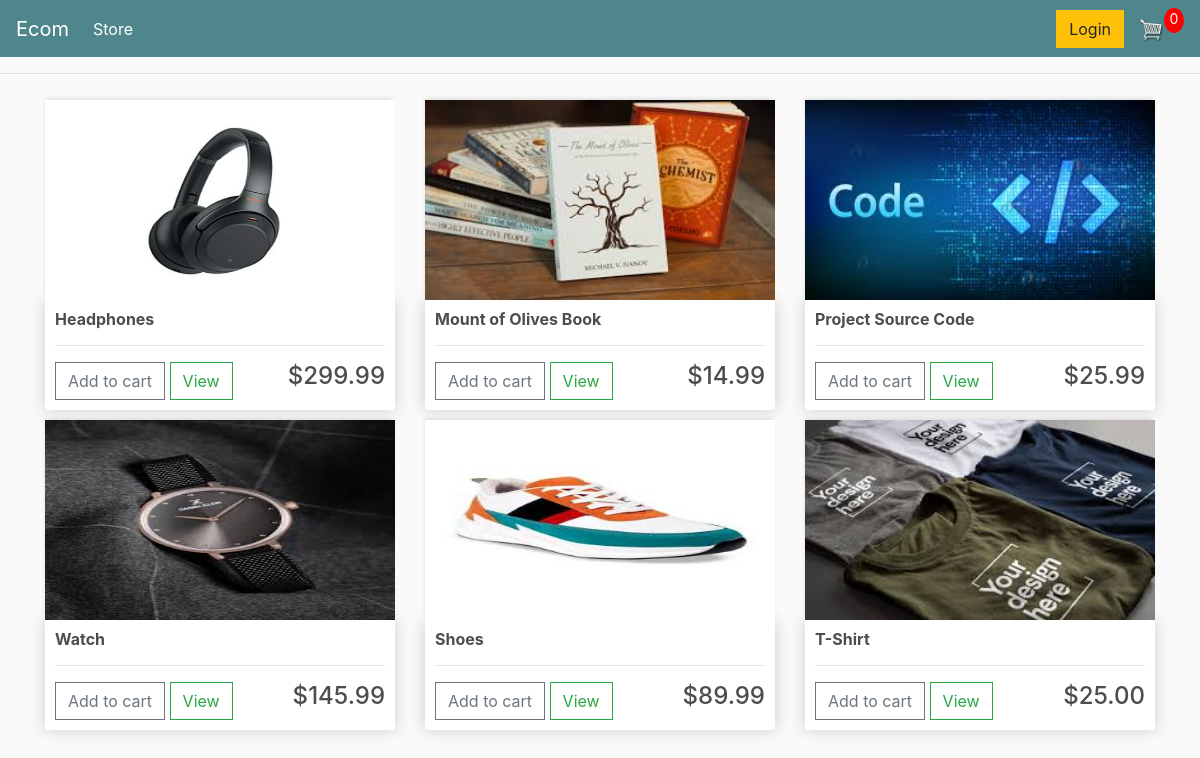
The page / on the database its author committed.
### store/models.py (models this page shows, shortened)
class Product(models.Model):
	name=models.CharField(max_length=200,null=True)
	price=models.DecimalField(max_digits=7,decimal_places=2)
	digital=models.BooleanField(default=False,null=True,blank=False)
	image=models.ImageField(null=True,blank=True)
	@property
	def imageURL(self):
		try:
			url = self.image.url
		except:
			url = ''
		return url

### store/views.py (the view)
# urls.py: path('',include('store.urls')),
def store(request):
	data=cookieData(request)
	cartItems=data['cartItems']
	products=Product.objects.all()
	context={'products': products,'cartItems': cartItems}
	return render(request,'store/store.html',context)

### store/utils.py (called while the page is built, shortened)
def cookieCart(request):
	try:
		cart=json.loads(request.COOKIES['cart'])
	except:
		cart={}
	items=[]
	order={'get_cart_total':0,'get_cart_items':0,'shipping':False}
	cartItems=order['get_cart_items']
	print(order['shipping'])
	return {'cartItems':cartItems,'order':order,'items':items}

def cookieData(request):
	if request.user.is_authenticated:
		customer=request.user.customer
		order,created=Order.objects.get_or_create(customer=customer,complete=False)
		items=order.orderitem_set.all()
		cartItems=order.get_cart_items
	else:
		cookieData=cookieCart(request)
		cartItems=cookieData['cartItems']
		order=cookieData['order']
		items=cookieData['items']
	return {'cartItems':cartItems,'order':order,'items':items}

### store/templates/store/store.html
{% extends 'store/main.html' %}
{% load static %}
{% block content %}
<div class="row">
	{% for product in products %}
		<div class="col-lg-4">
		<img class="thumbnail" src="{{product.imageURL}}">
		<div class="box-element product">
			<h6><strong>{{product.name}}</strong></h6>
			<hr>
			<button data-product="{{product.id}}" data-action="add" class="btn btn-outline-secondary add-btn update-cart">Add to cart</button>
			<a class="btn btn-outline-success" href="#">View</a>
			<h4 style="display: inline-block; float: right;">${{product.price|floatformat:2}}</h4>
		</div>
	</div>
	{% endfor %}
{% endblock %}

### store/templates/store/main.html (shortened to what this page needs)
<!DOCTYPE html>
{% load static %}
<html>
<head>
<link rel="stylesheet" href="https://stackpath.bootstrapcdn.com/bootstrap/4.4.1/css/bootstrap.min.css">
	<link rel="stylesheet" type="text/css" href="{% static 'css/main.css'%}">
</head>
<body>
<nav class="navbar navbar-expand-lg navbar-dark bg-dark">
  <a class="navbar-brand" href="{% url 'store' %}">Ecom</a>
  <div class="collapse navbar-collapse" id="navbarSupportedContent">
    <ul class="navbar-nav mr-auto">
      <li class="nav-item active">
        <a class="nav-link" href="{% url 'store' %}">Store <span class="sr-only">(current)</span></a>
      </li>
    </ul>
    <div class="form-inline my-2 my-lg-0">
	     	<a href="#"class="btn btn-warning">Login</a>
	     	<a href="{% url 'cart' %}">
	    		<img  id="cart-icon" src="{% static 'images/cart.png' %}">
	    	</a>
	    	<p id="cart-total">{{cartItems}}</p>
	    </div>
  </div>
</nav>
<hr>
<div class="container">
	{% block content %}
	{% endblock %}
</div>
</body>
</body>
</html>

### static/css/main.css (style rules this page uses)
body { background-color: hsl(0, 0%, 98%); }
h1,h2,h3,h4,h5,h6 { color:hsl(0, 0%, 30%); }
.box-element { box-shadow:hsl(0, 0%, 80%) 0 0 16px; background-color: #fff; border-radius: 4px; padding: 10px; }
.thumbnail { width: 100%; height: 200px; -webkit-box-shadow: -1px -3px 5px -2px rgba(214,214,214,1); -moz-box-shadow: -1px -3px 5px -2px rgba(214,214,214,1); box-shadow: -1px -3px 5px -2px rgba(214,214,214,1); }
.product { border-radius: 0 0 4px 4px; }
.bg-dark { background-color: #4f868c!important; }
#cart-icon { width:25px; display: inline-block; margin-left: 15px; }
#cart-total { display: block; text-align: center; color:#fff; background-color: red; width: 20px; height: 25px; border-radius: 50%; font-size: 14px; }
.col-lg-4, .col-lg-6, .col-lg-8, .col-lg-12 { margin-top: 10px; }
.btn { border-radius: 0; }

### rows shown on the page
Product: imageURL (picture), name "Headphones", price "299.99"
Product: imageURL (picture), name "Mount of Olives Book", price "14.99"
Product: imageURL (picture), name "Project Source Code", price "25.99"
Product: imageURL (picture), name "Watch", price "145.99"
Product: imageURL (picture), name "Shoes", price "89.99"
Product: imageURL (picture), name "T-Shirt", price "25.00"

### other values the page prints
{{ cartItems }} "0"
